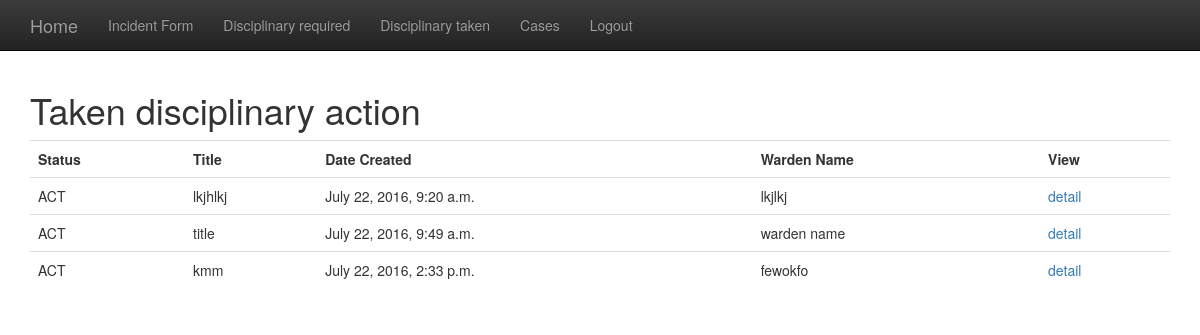
/wardens/taken/ (signed in), run on an earlier commit of the app's database.
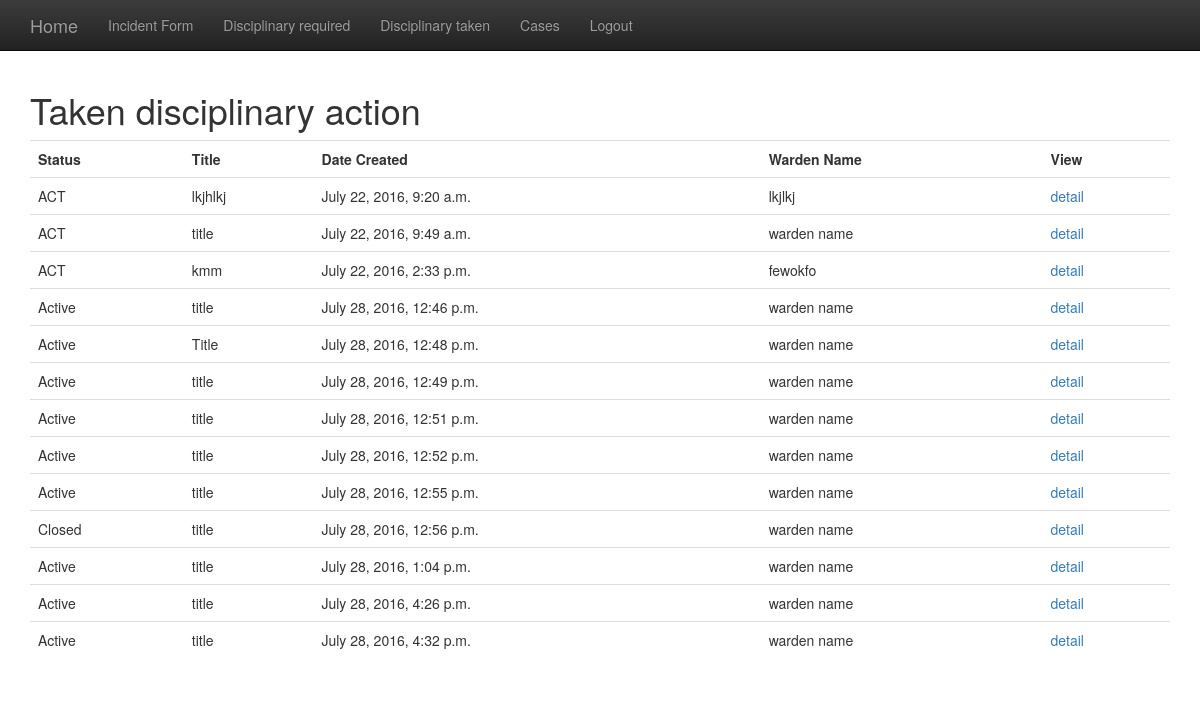
And on a later commit of the database.
### wardens/models.py (models this page shows)
class Incident(models.Model):       # all fields related to creating an incident report and/or viewing cases i.e closed
    title = models.CharField(max_length=100)
    date_created = models.DateTimeField(auto_now_add=True)
    date_modified = models.DateTimeField(auto_now=True)
    warden_name = models.CharField(max_length=150)
    senior_warden = models.CharField(max_length=150)
    site = models.ForeignKey(Site, related_name='incidents')
    incident_type = models.ForeignKey(IncidentType, related_name='incidents')
    halls = models.ForeignKey(Hall, related_name='incidents')
    ACTIVE = 'Active'
    CLOSED = 'Closed'
    CASE_STATUS = (
        (ACTIVE, 'Active'),
        (CLOSED, 'Closed'),
    )
    Case_Status = models.CharField(
        max_length=50,
        choices=CASE_STATUS,
    )
    description = models.TextField()
    notes_to = models.TextField(null=True, blank=True)
    notes_by = models.TextField(null=True, blank=True)
    warning_issued = models.CharField(max_length=250, null=True, blank=True)
    YES = 'YES'
    NO = 'No'
    DISCIPLINARY_REQUIRED = (
        (YES, 'Yes'),
        (NO, 'No'),
    )
    Disciplinary_required = models.CharField(
        null=True,
        max_length=50,
        choices=DISCIPLINARY_REQUIRED
    )
    disciplinary_called_by = models.CharField(max_length=150, null=True, blank=True)
    disciplinary_date = models.DateTimeField(null=True, blank=True)
    student = models.ForeignKey(Student, related_name='incidents')
    complainant = models.CharField(max_length=500, null=True, blank=True)
    accomplices = models.CharField(max_length=500, null=True, blank=True)
    witnesses = models.CharField(max_length=500, null=True, blank=True)

### wardens/views.py (the view)
@login_required
def taken(request):
    results = Incident.objects.all()
    print results
    return render(request, "wardens/taken.html", {"results": results})

### wardens/templates/wardens/taken.html
{%  extends 'wardens/base.html' %}
{% load i18n %}
{% block content %}
 <h1> {% trans 'Taken disciplinary action' %}</h1>
<table class="table table-hover">
    <tr>
        <th> {% trans 'Status' %} </td>
        <th> {% trans 'Title' %}  </th>
        <th> {% trans 'Date Created' %} </th>
        <th> {% trans 'Warden Name'%}</th>
        <th> {% trans 'View' %}</th>
    </tr>
    {% for item in results %}
<tr>
    <td>{{ item.Case_Status }}</td>
    <td>{{ item.title }}</td>
    <td>{{ item.date_created }}</td>
    <td>{{ item.warden_name }}</td>
    <td><a href="{% url 'detail' item.pk  %}">{% trans 'detail' %}</a></td>
</tr>
{% endfor %}
</table>
{% endblock %}

What changed in the data, as far as the page shows it:
added Incident: Case_Status "Active", title "title", date_created "July 28, 2016, 12:46 p.m.", warden_name "warden name"
added Incident: Case_Status "Active", title "Title", date_created "July 28, 2016, 12:48 p.m.", warden_name "warden name"
added Incident: Case_Status "Active", title "title", date_created "July 28, 2016, 12:49 p.m.", warden_name "warden name"
added Incident: Case_Status "Active", title "title", date_created "July 28, 2016, 12:51 p.m.", warden_name "warden name"
added Incident: Case_Status "Active", title "title", date_created "July 28, 2016, 12:52 p.m.", warden_name "warden name"
added Incident: Case_Status "Active", title "title", date_created "July 28, 2016, 12:55 p.m.", warden_name "warden name"
added Incident: Case_Status "Closed", title "title", date_created "July 28, 2016, 12:56 p.m.", warden_name "warden name"
added Incident: Case_Status "Active", title "title", date_created "July 28, 2016, 1:04 p.m.", warden_name "warden name"
added Incident: Case_Status "Active", title "title", date_created "July 28, 2016, 4:26 p.m.", warden_name "warden name"
added Incident: Case_Status "Active", title "title", date_created "July 28, 2016, 4:32 p.m.", warden_name "warden name"
